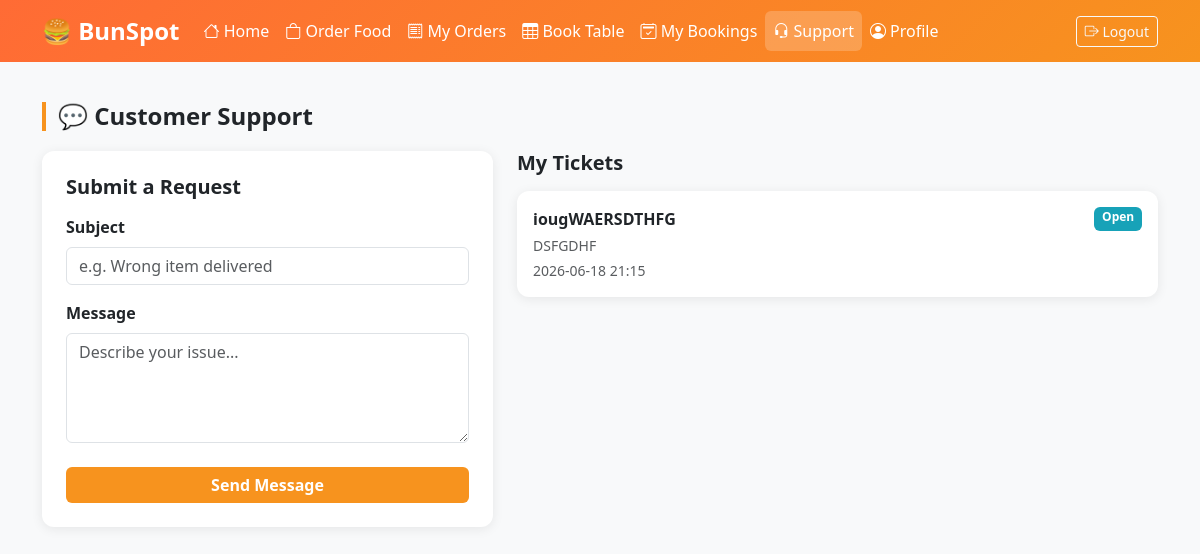
The page /customer-care (signed in) on the database its author committed.
### tables this page shows
CREATE TABLE tickets (
    id INTEGER PRIMARY KEY AUTOINCREMENT,
    user_id INTEGER,
    subject TEXT,
    message TEXT,
    reply TEXT,
    status TEXT DEFAULT 'open',
    created_at TIMESTAMP DEFAULT CURRENT_TIMESTAMP
);

### app.py (the view, shortened to what this page needs)
@app.route('/customer-care', methods=['GET','POST'])
def customer_care():
    if not session.get('customer_id'):
        return redirect(url_for('login'))
    db = get_db()
    tickets = db.execute('SELECT * FROM tickets WHERE user_id=? ORDER BY created_at DESC', (session['customer_id'],)).fetchall()
    db.close()
    return render_template('customer_care.html', tickets=tickets, page_role='customer')

### app.py (called while the page is built)
def get_db():
    conn = sqlite3.connect(DB_PATH)
    conn.row_factory = sqlite3.Row
    return conn

### templates/customer_care.html (shortened to what this page needs)
{% extends 'base.html' %}
{% block content %}
<div class="container py-4">
  <h4 class="section-title">💬 Customer Support</h4>
  <div class="row g-4">
    <div class="col-md-5">
      <div class="card p-4">
        <h5 class="fw-bold mb-3">Submit a Request</h5>
        <form method="POST">
          <div class="mb-3">
            <label class="form-label fw-semibold">Subject</label>
            <input type="text" name="subject" class="form-control" required placeholder="e.g. Wrong item delivered">
          </div>
          <div class="mb-4">
            <label class="form-label fw-semibold">Message</label>
            <textarea name="message" class="form-control" rows="4" required placeholder="Describe your issue..."></textarea>
          </div>
          <button type="submit" class="btn btn-orange w-100 fw-bold">Send Message</button>
        </form>
      </div>
    </div>
    <div class="col-md-7">
      <h5 class="fw-bold mb-3">My Tickets</h5>
      {% if tickets %}
        {% for t in tickets %}
        <div class="card mb-3 p-3">
          <div class="d-flex justify-content-between">
            <strong>{{ t['subject'] }}</strong>
            <span class="badge badge-{{ t['status'] }}">{{ t['status']|title }}</span>
          </div>
          <p class="text-muted small mt-1 mb-1">{{ t['message'] }}</p>
          <small class="text-muted">{{ t['created_at'][:16] }}</small>
        </div>
        {% endfor %}
      {% else %}
      <div class="text-center py-4 text-muted">
        <div class="fs-1">💬</div>
        <p class="mt-2">No tickets yet.</p>
      </div>
      {% endif %}
    </div>
  </div>
</div>
{% endblock %}

### templates/base.html (style rules this page uses)
body { background: #f8f9fa; font-family: 'Segoe UI', sans-serif; }
.card { border: none; border-radius: 12px; box-shadow: 0 2px 12px rgba(0,0,0,0.08); }
.badge-open { background: #17a2b8; color: #fff; }
.section-title { border-left: 4px solid #f7931e; padding-left: 12px; font-weight: 700; margin-bottom: 20px; }
.btn-orange { background: #f7931e; color: #fff; border: none; }

### rows shown on the page
tickets: subject "iougWAERSDTHFG", status "Open", message "DSFGDHF", created_at "2026-06-18 21:15"
